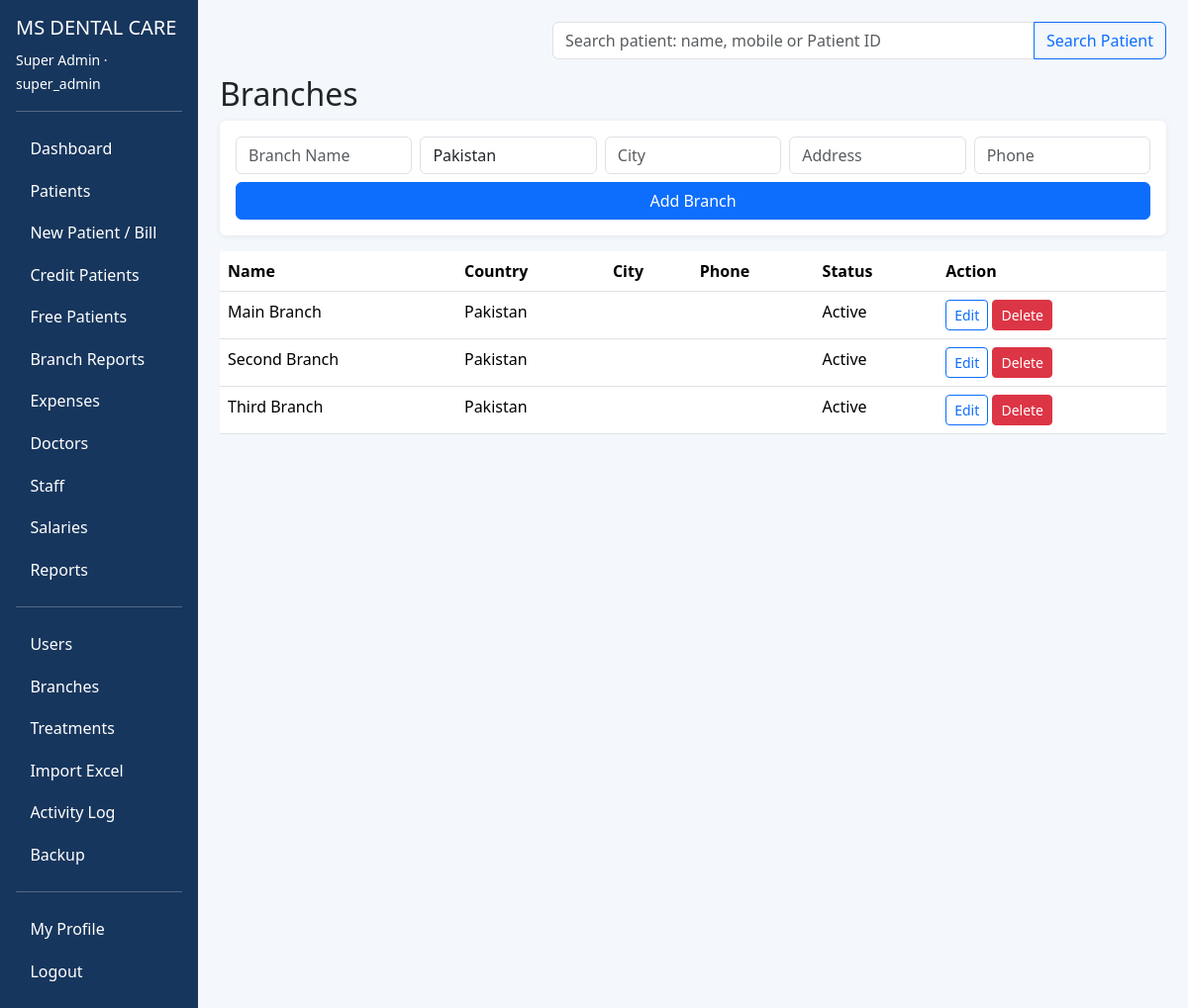
The page /branches (signed in) on the database its author committed.
### app.py (models this page shows)
class User(db.Model):
    id=db.Column(db.Integer,primary_key=True)
    name=db.Column(db.String(120),nullable=False)
    email=db.Column(db.String(180),unique=True,nullable=False)
    password_hash=db.Column(db.String(255),nullable=False)
    role=db.Column(db.String(30),nullable=False)
    branch_id=db.Column(db.Integer,db.ForeignKey("branch.id"),nullable=True)
    active=db.Column(db.Boolean,default=True)
    branch=db.relationship("Branch")

class Branch(db.Model):
    id=db.Column(db.Integer,primary_key=True)
    name=db.Column(db.String(120),nullable=False)
    country=db.Column(db.String(80),default="Pakistan")
    city=db.Column(db.String(80),default="")
    address=db.Column(db.String(255),default="")
    phone=db.Column(db.String(50),default="")
    active=db.Column(db.Boolean,default=True)

### app.py (the view)
@app.route("/branches",methods=["GET","POST"])
@super_required
def branches():
    if request.method=="POST":
        b=Branch(name=request.form["name"].strip(),country=request.form.get("country","Pakistan"),city=request.form.get("city",""),address=request.form.get("address",""),phone=request.form.get("phone",""))
        db.session.add(b); db.session.commit(); log_action("ADD_BRANCH",b.name,b.id)
    return render_template("branches.html",rows=Branch.query.order_by(Branch.id).all())

### app.py (called while the page is built)
def current_user():
    uid=session.get("user_id")
    return db.session.get(User,uid) if uid else None

def roles_required(*roles):
    def deco(fn):
        @wraps(fn)
        def w(*a,**k):
            u=current_user()
            if not u or u.role not in roles:
                flash("Permission denied.","danger"); return redirect(url_for("dashboard"))
            return fn(*a,**k)
        return w
    return deco

@app.context_processor
def inject(): return dict(current_user=current_user())

### MS_Dental_Care_Ready2/MS_Dental_Care/templates/branches.html
{% extends "base.html" %}{% block content %}<h2>Branches</h2><form method="post" class="card p-3 mb-3"><div class="row g-2"><div class="col"><input name="name" placeholder="Branch Name" class="form-control" required></div><div class="col"><input name="country" value="Pakistan" class="form-control"></div><div class="col"><input name="city" placeholder="City" class="form-control"></div><div class="col"><input name="address" placeholder="Address" class="form-control"></div><div class="col"><input name="phone" placeholder="Phone" class="form-control"></div></div><button class="btn btn-primary mt-2">Add Branch</button></form><table class="table"><tr><th>Name</th><th>Country</th><th>City</th><th>Phone</th><th>Status</th><th>Action</th></tr>{% for b in rows %}<tr><td>{{b.name}}</td><td>{{b.country}}</td><td>{{b.city}}</td><td>{{b.phone}}</td><td>{{'Active' if b.active else 'Disabled'}}</td><td class="text-nowrap">{% if current_user.role=="super_admin" %}<a href="{{url_for('branch_edit',bid=b.id)}}" class="btn btn-sm btn-outline-primary">Edit</a> <form method="post" action="{{url_for("delete_record",model="branch",item_id=b.id)}}" class="d-inline" onsubmit="return confirm('Delete this branch and ALL its patients, doctors, staff and records? This cannot be undone.');"><button class="btn btn-sm btn-danger">Delete</button></form>{% endif %}</td></tr>{% endfor %}</table>{% endblock %}

### MS_Dental_Care_Ready2/MS_Dental_Care/templates/base.html (shortened to what this page needs)
<!doctype html><html><head><meta charset="utf-8"><meta name="viewport" content="width=device-width,initial-scale=1">
<title>MS Dental Care</title><link href="https://cdn.jsdelivr.net/npm/bootstrap@5.3.3/dist/css/bootstrap.min.css" rel="stylesheet"><script src="https://cdn.jsdelivr.net/npm/chart.js"></script>
</head><body><div class="container-fluid"><div class="row">
{% if current_user %}<aside class="col-lg-2 sidebar p-3"><h5>MS DENTAL CARE</h5><small>{{current_user.name}} · {{current_user.role}}</small><hr>
<a href="{{url_for('dashboard')}}">Dashboard</a><a href="{{url_for('patients')}}">Patients</a>
{% if current_user.role!='viewer' %}<a href="{{url_for('patient_new')}}">New Patient / Bill</a>{% endif %}
<a href="{{url_for('credit')}}">Credit Patients</a><a href="{{url_for('free_patients')}}">Free Patients</a><a href="{{url_for('branch_reports')}}">Branch Reports</a>
<a href="{{url_for('expenses')}}">Expenses</a><a href="{{url_for('doctors')}}">Doctors</a><a href="{{url_for('staff')}}">Staff</a><a href="{{url_for('salaries')}}">Salaries</a><a href="{{url_for('reports')}}">Reports</a>
{% if current_user.role=='super_admin' %}<hr><a href="{{url_for('users')}}">Users</a><a href="{{url_for('branches')}}">Branches</a><a href="{{url_for('treatments')}}">Treatments</a><a href="{{url_for('patients')}}">Import Excel</a><a href="{{url_for('activity')}}">Activity Log</a><a href="{{url_for('backup')}}">Backup</a>{% endif %}
<hr><a href="{{url_for('profile')}}">My Profile</a><a href="{{url_for('logout')}}">Logout</a></aside><main class="col-lg-10 content">
<div class="d-flex justify-content-end mb-3"><form action="{{url_for('patients')}}" method="get" class="input-group top-search"><input name="q" class="form-control" placeholder="Search patient: name, mobile or Patient ID"><button class="btn btn-outline-primary">Search Patient</button></form></div>
{% else %}<main class="col-12 content">{% endif %}
{% block content %}{% endblock %}</main></div></div></body></html>

### MS_Dental_Care_Ready2/MS_Dental_Care/templates/base.html (style rules this page uses)
body { background:#f4f7fb }
.sidebar { min-height:100vh;background:#17365d;color:white }
.sidebar a { display:block;color:white;text-decoration:none;padding:.58rem .9rem;border-radius:.4rem }
.card { border:0;box-shadow:0 1px 6px #00000012 }
.content { padding:22px }
.top-search { max-width:620px }

### rows shown on the page
User: name "Super Admin", role "super_admin"
Branch: name "Main Branch", country "Pakistan", active "Active"
Branch: name "Second Branch", country "Pakistan", active "Active"
Branch: name "Third Branch", country "Pakistan", active "Active"
